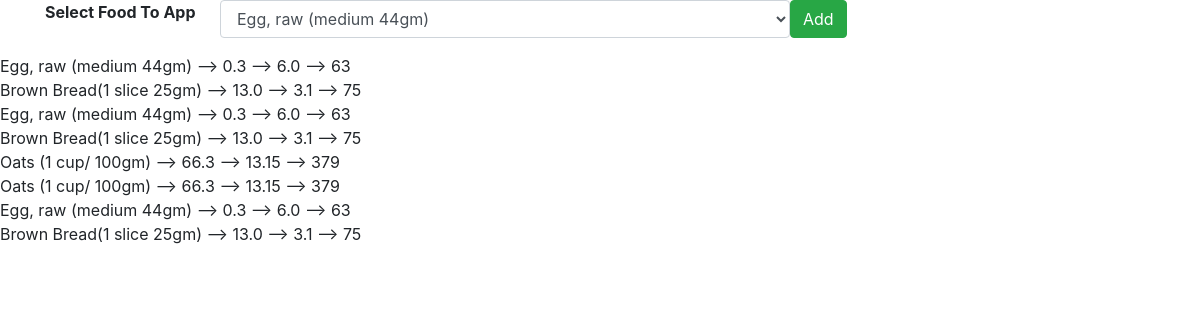
The app's page / (signed in), older data.
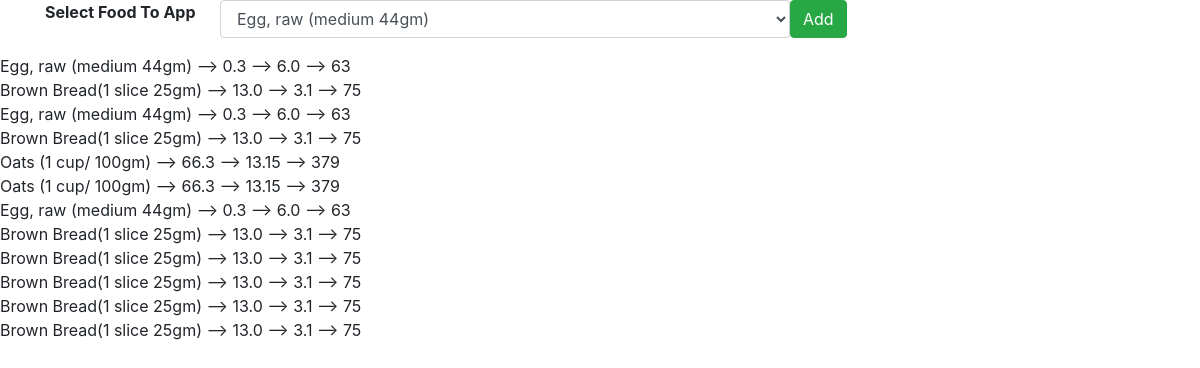
The same page, newer data.
### myapp/models.py (models this page shows, shortened)
class Consume(models.Model):
    user = models.ForeignKey(User,on_delete=models.CASCADE)
    food_consumed = models.ForeignKey(Food,on_delete=models.CASCADE)

class Food(models.Model):
    name = models.CharField(max_length=100)
    carbs = models.FloatField()
    protein = models.FloatField()
    fats = models.FloatField()
    calories = models.IntegerField()

### myapp/views.py (the view)
# urls.py: path('',views.index,name='index'),
def index(request):
    if request.method == "POST":
        food_consumed = request.POST['food_consumed']
        consume = Food.objects.get(name=food_consumed)
        user = request.user
        consume = Consume(user=user,food_consumed=consume)
        consume.save()
        foods = Food.objects.all()
    else:
        foods = Food.objects.all()
    consumed_food = Consume.objects.filter(user=request.user)
    return render(request,'myapp/index.html',{'foods':foods,'consumed_food':consumed_food})

### myapp/templates/myapp/index.html (shortened to what this page needs)
<!DOCTYPE html>
<html lang="en">
<head>
    <link rel="stylesheet" href="https://cdn.jsdelivr.net/npm/bootstrap@4.6.2/dist/css/bootstrap.min.css">
</head>
<body>
  <div class="container">
    <div class="row">
      <div class="col-md-12">
        <form method="POST" action ="">
          <div class="form-group row">
          <label class="col-md-2">
           <b>Select Food To App </b>
          </label>
          <select class="col-md-6 form-control" name="food_consumed" id="food_consumed">
            {% for food in foods %}
            <option value="{{food.name}}">{{food.name}}</option>
           {% endfor %}
          </select>
          <button class="btn btn-success" type="submit" >Add</button>
        </div>
         </form>
      </div>
    </div>
  </div>
     {% for c in consumed_food %}
     {{c.food_consumed.name}} --> {{c.food_consumed.carbs}} --> {{c.food_consumed.protein}} --> {{c.food_consumed.calories}} <br>
     {% endfor %}
</body>
</html>

Row changes from the older to the newer data that the page shows:
added Consume: food_consumed.name "Brown Bread(1 slice 25gm)", food_consumed.carbs "13.0", food_consumed.protein "3.1", food_consumed.calories "75"
added Consume: food_consumed.name "Brown Bread(1 slice 25gm)", food_consumed.carbs "13.0", food_consumed.protein "3.1", food_consumed.calories "75"
added Consume: food_consumed.name "Brown Bread(1 slice 25gm)", food_consumed.carbs "13.0", food_consumed.protein "3.1", food_consumed.calories "75"
added Consume: food_consumed.name "Brown Bread(1 slice 25gm)", food_consumed.carbs "13.0", food_consumed.protein "3.1", food_consumed.calories "75"
